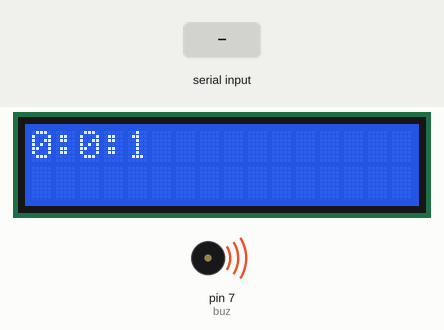
This sketch was run on a simulated Arduino Uno, built with avr-gcc and run on an emulated ATmega328P. Parts: 16×2 character LCD, buzzer (waves = sounding, pin HIGH). Inputs (shaded band) come from the test bench. What the sketch prints to the serial monitor is not drawn.

Above: at 1.6 s.
1.7 s: "90,45\n" received over Serial
At 2.8 s:
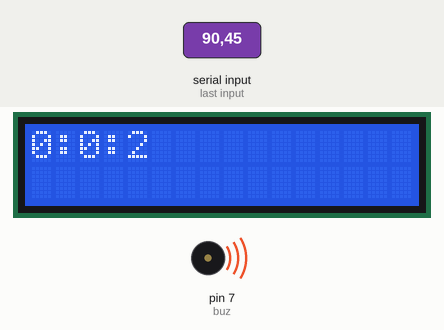
4.5 s: "5\n" received over Serial
At 5.8 s:
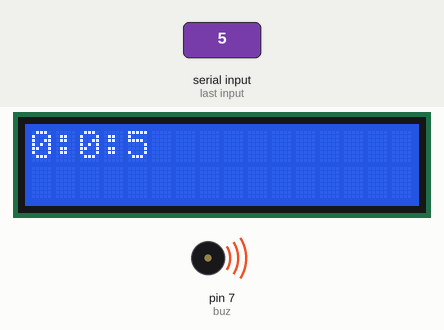
7.5 s: "1,90,45\n" received over Serial
Timing chart, 0 to 10.5 s (numbered marks = the images above; inputs shaded):
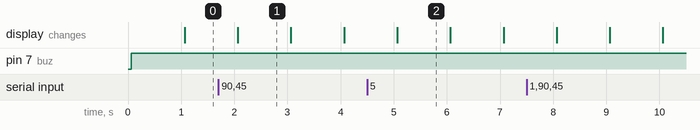

Measured:
- what the display in image 1 shows lasts 1.0 s, from 2.1 s to 3.1 s

The sketch:

Deber6.ino
```cpp
 #include <MsTimer2.h>
 #include <LiquidCrystal.h>

 LiquidCrystal lcd (13,12,11,10,9,8);
 int buz = 7;
 int segundos=0;
 int minutos=0;
 int horas=0;
 String alarmah;
 String alarmam;
 String d1;
 int y;
 int x;

void setup() {
  pinMode(buz,OUTPUT);
  Serial.begin(9600);
  lcd.begin (16,2);
  MsTimer2::set(1000,reloj);
  MsTimer2::start();
  Serial.println("Ingrese la hora hh:mm");
}

void loop() {
  if (Serial.available()>0){
    d1= Serial.readString();
    Serial.println(d1);
    char vector [5];
    d1.toCharArray(vector,5);
    alarmah=(vector[0]*10)+(vector[1]);
    alarmam=(vector[3]*10)+(vector[4]);
    x= alarmah.toInt();
    y= alarmam.toInt();
  }
  if (horas==x&& minutos==y){
    digitalWrite(buz,HIGH);
  }
}

void reloj(){

  if (segundos<60){
    segundos++;
  }

  else{
    segundos=0;
    if (minutos<60){
      minutos++;
    }
    else{
      minutos=0;
      if(horas<24){
        horas++;

      }
      else{
        horas=0;
      }
    }
  }
  lcd.clear();
  lcd.setCursor(0,0);
  lcd.print(String(horas)+String(":")+String(minutos)+String(":")+String(segundos));

}
```
